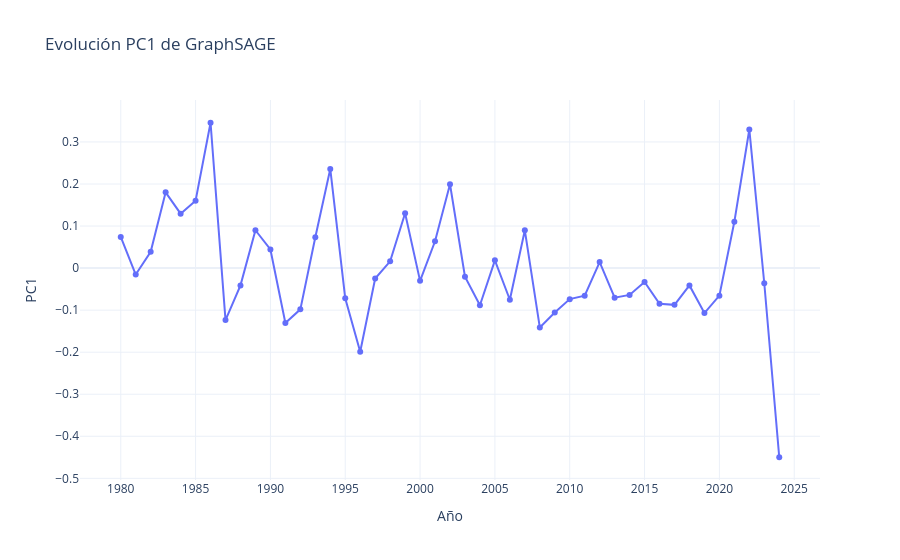

The notebook cell saved with this chart:
### Code cell
df_flujo = eanalysis.calcular_pca_1d(historia)
eviz.plot_evolucion_pc1(df_flujo)

### Figure 1 — Plotly figure (JSON) as saved in the notebook; plotly's stock layout.template omitted (floating-point values rounded to 4 significant figures)
{"data": [{"hovertemplate": "Año=%{x}<br>PC1=%{y}<extra></extra>", "legendgroup": "", "line": {"color": "#636efa", "dash": "solid"}, "marker": {"symbol": "circle"}, "mode": "lines+markers", "name": "", "orientation": "v", "showlegend": false, "type": "scatter", "x": [1980, 1981, 1982, 1983, 1984, 1985, 1986, 1987, 1988, 1989, 1990, 1991, 1992, 1993, 1994, 1995, 1996, 1997, 1998, 1999, 2000, 2001, 2002, 2003, 2004, 2005, 2006, 2007, 2008, 2009, 2010, 2011, 2012, 2013, 2014, 2015, 2016, 2017, 2018, 2019, 2020, 2021, 2022, 2023, 2024], "xaxis": "x", "y": [0.07403, -0.01533, 0.03883, 0.1803, 0.1294, 0.16, 0.3457, -0.1236, -0.0411, 0.09, 0.04427, -0.1306, -0.09815, 0.07338, 0.2359, -0.07187, -0.1991, -0.02475, 0.01616, 0.1305, -0.03036, 0.06371, 0.1994, -0.02029, -0.08842, 0.01851, -0.07534, 0.08984, -0.1411, -0.1058, -0.07381, -0.06573, 0.0143, -0.07029, -0.06382, -0.03284, -0.08478, -0.08739, -0.04121, -0.1069, -0.06552, 0.1101, 0.3297, -0.03602, -0.4499], "yaxis": "y"}], "layout": {"legend": {"tracegroupgap": 0}, "title": {"text": "Evolución PC1 de GraphSAGE"}, "xaxis": {"anchor": "y", "domain": [0, 1], "title": {"text": "Año"}}, "yaxis": {"anchor": "x", "domain": [0, 1], "title": {"text": "PC1"}}}}
